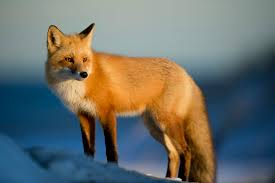
#> input picture BasicOperations/data/Coyote.jpeg, 275 x 183 px
$ python resizing.py
#> lines starting #> are read from the running program, lines starting #| are printed output that depends on the picture
import os

import cv2

img = cv2.imread(os.path.join('.','data','Coyote.jpeg'))
#> img is the input picture: shape (183, 275, 3); mean B, G, R 105.8, 111.2, 107.2
resized_img = cv2.resize(img,(100,150))
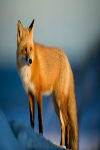
#> resized_img: shape (150, 100, 3); mean B, G, R 105.7, 111, 107.1
print(img.shape)
#| (183, 275, 3)
print(resized_img.shape)
#| (150, 100, 3)

cv2.imshow('img', img)
cv2.imshow('resized_img', resized_img)
cv2.waitKey(0)
